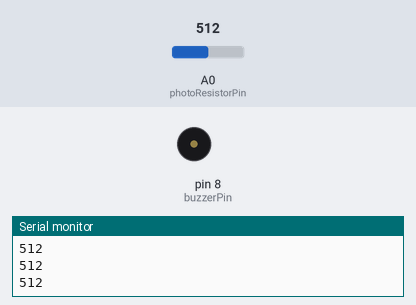
Bench run of a sketch on a simulated Arduino Uno, built with avr-gcc and run on an emulated ATmega328P. Shown: buzzer (waves = sounding), the last lines printed to the serial monitor. The inputs (shaded band) are chosen by the test bench; at power-on: A0 (photoResistorPin) = 512.

Above: at 1.2 s.
1.3 s: A0 (photoResistorPin) set to 210
2.8 s: A0 (photoResistorPin) set to 181
At 2.9 s:
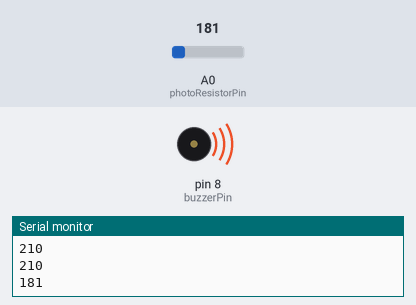
Timing chart, 0 to 11.8 s (numbered marks = the images above; inputs shaded):
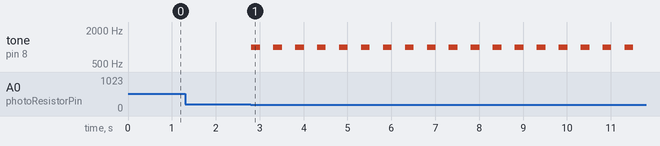

Measured:
- the behaviour switches between 200 and 199 on A0 (photoResistorPin) (found by bisection; images 0 and 1)
- after the input at 2.8 s, tone on pin 8 (buzzerPin): alternates 1000 Hz for 0.20 s and silent for 0.30 s, starting at once

The sketch:

simple_alarm_system1.ino
```cpp
// Define pin numbers
const int photoResistorPin = A0; // Photoresistor at Arduino analog pin A0
const int buzzerPin = 8;         // Piezo buzzer at digital pin 8

void setup() {
  pinMode(buzzerPin, OUTPUT); // Set the buzzer as an output
  Serial.begin(9600);         // Initialize Serial Monitor
}

void loop() {
  int lightLevel = analogRead(photoResistorPin); // Read the light level
  Serial.println(lightLevel);                    // Print the light level to Serial Monitor

  // Determine if the light level is below a threshold
  if(lightLevel < 200) {  // Assuming a lower threshold for light level
    tone(buzzerPin, 1000); // Turn on the buzzer - 1000 is the frequency in Hz
    delay(200);            // Wait for 200 milliseconds
    noTone(buzzerPin);     // Turn off the buzzer
    delay(200);            // Wait for 200 milliseconds
  } else {
    noTone(buzzerPin);     // Make sure the buzzer is off
  }

  delay(100); // Short delay before next loop iteration
}
```
